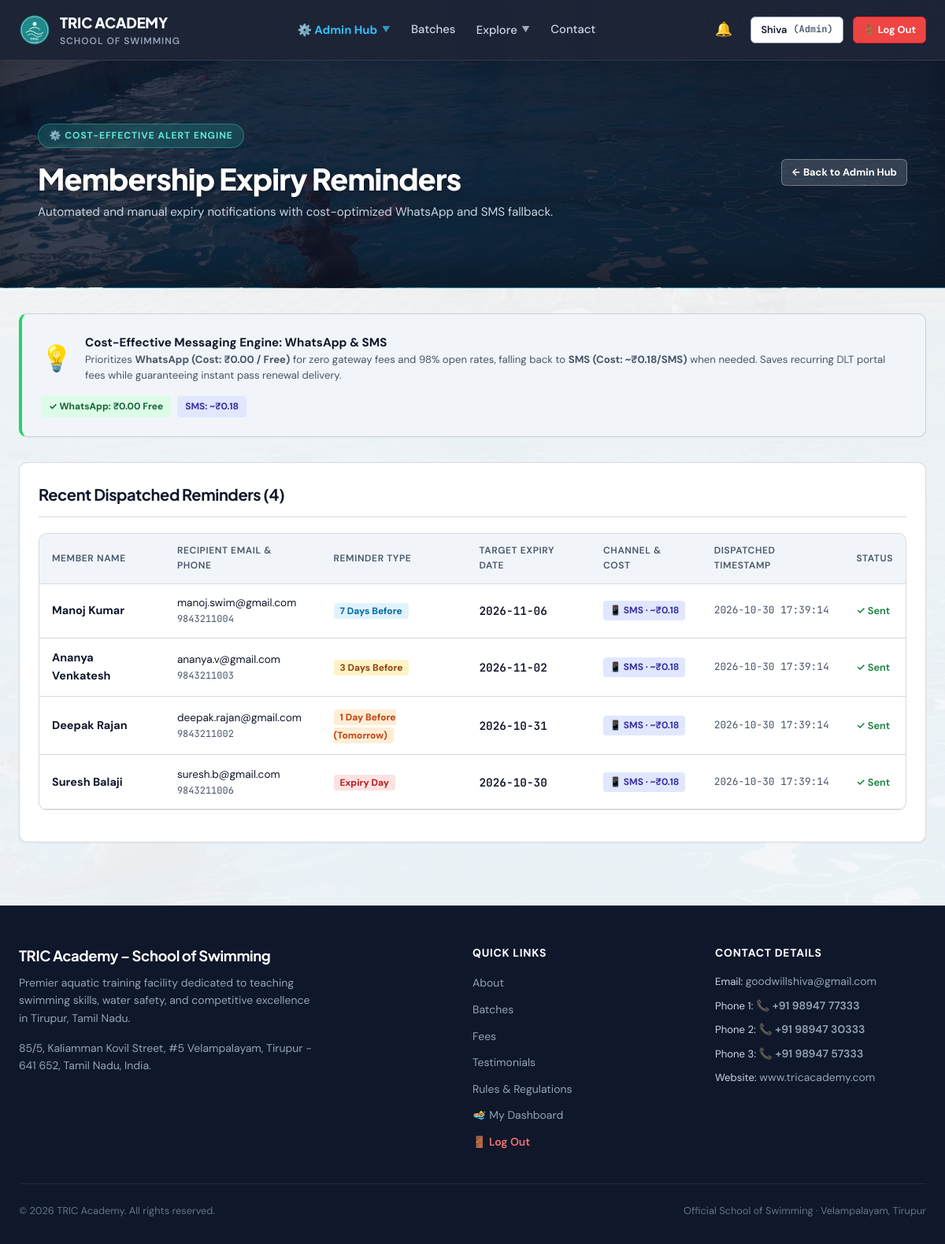
Page /admin/reminders (signed in) on the earlier database version.
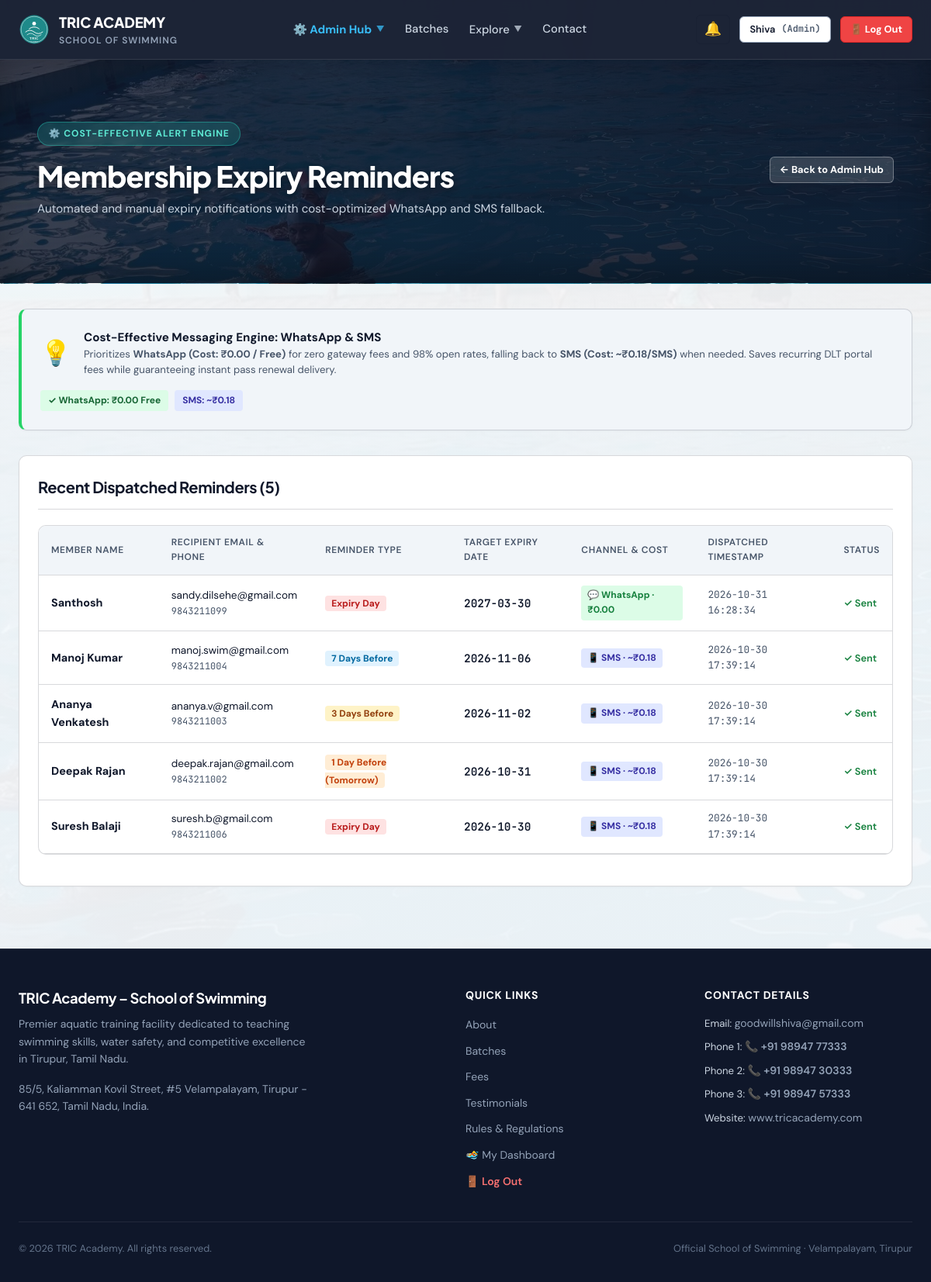
Same page on the later database version.
### tables this page shows
CREATE TABLE "reminder_logs" (
    id INTEGER PRIMARY KEY AUTOINCREMENT,
    user_id INTEGER NOT NULL,
    reminder_type TEXT CHECK(reminder_type IN ('7_day', '3_day', '1_day', 'day_of', 'manual_alert')) NOT NULL,
    target_date DATE NOT NULL,
    sent_at DATETIME DEFAULT CURRENT_TIMESTAMP,
    status TEXT DEFAULT 'sent',
    channel TEXT DEFAULT 'whatsapp',
    UNIQUE(user_id, reminder_type, target_date),
    FOREIGN KEY (user_id) REFERENCES users(id) ON DELETE CASCADE
);

CREATE TABLE "users" (
    id INTEGER PRIMARY KEY AUTOINCREMENT,
    app_no TEXT UNIQUE NOT NULL,
    role TEXT CHECK(role IN ('member', 'coach', 'admin')) NOT NULL DEFAULT 'member',
    status TEXT CHECK(status IN ('pending', 'approved', 'deactivated')) NOT NULL DEFAULT 'pending',
    name TEXT NOT NULL,
    email TEXT NOT NULL,
    phone TEXT NOT NULL,
    password_hash TEXT NOT NULL,
    dob DATE,
    age INTEGER,
    address TEXT,
    pincode TEXT,
    guardian_name TEXT,
    guardian_occupation TEXT,
    experience TEXT,
    pass_type_requested TEXT CHECK(pass_type_requested IN ('learn_to_swim', 'competition')) DEFAULT 'learn_to_swim',
    sponsored INTEGER DEFAULT 0,
    sponsor_cert_filename TEXT,
    photo_filename TEXT,
    health_declared INTEGER DEFAULT 0,
    rules_agreed INTEGER DEFAULT 0,
    signature_name TEXT,
    place TEXT,
    application_date DATE DEFAULT (DATE('now')),
    email_verified INTEGER DEFAULT 0,
    email_token TEXT,
    phone_verified INTEGER DEFAULT 0,
    mock_otp TEXT,
    reset_token TEXT,
    reset_token_expiry DATETIME,
    created_at DATETIME DEFAULT CURRENT_TIMESTAMP,
    rules_confirmed_at DATETIME,
    parent_id INTEGER REFERENCES users(id)
);

### app.py (the view)
@app.route('/admin/reminders')
@role_required(['admin'])
def admin_reminders():
    db = get_db()
    logs = db.execute(
        """
        SELECT l.*, u.name, u.email, u.phone
        FROM reminder_logs l
        JOIN users u ON l.user_id = u.id
        ORDER BY l.sent_at DESC LIMIT 50
        """
    ).fetchall()
    return render_template('admin_reminders.html', logs=logs)

### app.py (called while the page is built)
def get_db():
    if 'db' not in g:
        g.db = sqlite3.connect(DATABASE, timeout=30.0, detect_types=sqlite3.PARSE_DECLTYPES)
        g.db.row_factory = sqlite3.Row
        g.db.execute("PRAGMA busy_timeout = 30000")
        g.db.execute("PRAGMA journal_mode = WAL")
        g.db.execute("PRAGMA foreign_keys = ON")
    return g.db

def get_current_user():
    if session.get('logged_out'):
        return None
    uid = session.get('user_id')
    if not uid:
        return None
    db = get_db()
    user = db.execute(
        """
        SELECT u.*,
               m.id AS membership_id, m.plan_id, m.batch_id, m.start_date, m.end_date, m.is_active AS membership_active,
               b.name AS batch_name, b.is_competition,
               p.name AS plan_name, p.fee_amount
        FROM users u
        LEFT JOIN user_memberships m ON u.id = m.user_id AND m.is_active = 1
        LEFT JOIN batches b ON m.batch_id = b.id
        LEFT JOIN plans p ON m.plan_id = p.id
        WHERE u.id = ?
        """,
        (uid,)
    ).fetchone()
    return user

### templates/admin_reminders.html (shortened to what the changed rows need)
{% extends "base.html" %}
{% block content %}
<div class="page-hero-banner">
  <div class="container" style="max-width: 1200px;">
    <div style="display: flex; justify-content: space-between; align-items: center; flex-wrap: wrap; gap: 1.5rem;">
      <div>
        <h1 style="color: #FFFFFF; margin: 0.25rem 0 0.5rem 0; font-size: clamp(1.75rem, 3.5vw, 2.35rem);">Membership Expiry Reminders</h1>
      </div>
    </div>
  </div>
</div>
<div class="container" style="padding-top: 2rem; padding-bottom: 5rem;">
  <div class="card">
    <div class="card-header">
      <h3 class="card-title">Recent Dispatched Reminders ({{ logs|length }})</h3>
    </div>
    {% if logs %}
    <div class="table-container">
      <table class="data-table">
        <thead>
          <tr>
            <th>Member Name</th>
            <th>Recipient Email &amp; Phone</th>
            <th>Reminder Type</th>
            <th>Target Expiry Date</th>
            <th>Channel &amp; Cost</th>
            <th>Dispatched Timestamp</th>
            <th>Status</th>
          </tr>
        </thead>
        <tbody>
          {% for l in logs %}
          <tr>
            <td style="font-weight: 700;">{{ l.name }}</td>
            <td>
              <div style="font-size: 0.85rem;">{{ l.email }}</div>
              <div class="font-mono" style="font-size: 0.75rem; color: var(--text-muted);">{{ l.phone }}</div>
            </td>
            <td>
              {% if l.reminder_type == '7_day' %}
                <span style="background: #E0F2FE; color: #0369A1; font-size: 0.75rem; font-weight: 700; padding: 2px 8px; border-radius: 4px;">7 Days Before</span>
              {% elif l.reminder_type == '3_day' %}
                <span style="background: #FEF3C7; color: #92400E; font-size: 0.75rem; font-weight: 700; padding: 2px 8px; border-radius: 4px;">3 Days Before</span>
              {% elif l.reminder_type == '1_day' %}
                <span style="background: #FFEDD5; color: #C2410C; font-size: 0.75rem; font-weight: 700; padding: 2px 8px; border-radius: 4px;">1 Day Before (Tomorrow)</span>
              {% else %}
                <span style="background: #FEE2E2; color: #B91C1C; font-size: 0.75rem; font-weight: 700; padding: 2px 8px; border-radius: 4px;">Expiry Day</span>
              {% endif %}
            </td>
            <td class="font-mono" style="font-weight: 600;">{{ l.target_date }}</td>
            <td>
              {% if 'whatsapp' in l.channel %}
                <span style="background: #DCFCE7; color: #15803D; font-weight: 700; padding: 3px 8px; border-radius: 4px; font-size: 0.75rem; display: inline-flex; align-items: center; gap: 0.25rem;">
                  💬 WhatsApp · ₹0.00
                </span>
              {% elif 'sms' in l.channel %}
                <span style="background: #E0E7FF; color: #3730A3; font-weight: 700; padding: 3px 8px; border-radius: 4px; font-size: 0.75rem; display: inline-flex; align-items: center; gap: 0.25rem;">
                  📱 SMS · ~₹0.18
                </span>
              {% else %}
                <span style="background: #F1F5F9; color: #475569; font-weight: 700; padding: 3px 8px; border-radius: 4px; font-size: 0.75rem;">
                  {{ l.channel }}
                </span>
              {% endif %}
            </td>
            <td class="font-mono" style="font-size: 0.8rem; color: var(--text-muted);">{{ l.sent_at }}</td>
            <td>
              <span class="status-badge status-active">✓ {{ l.status|capitalize }}</span>
            </td>
          </tr>
          {% endfor %}
        </tbody>
      </table>
    </div>
    {% else %}
    <p style="text-align: center; color: var(--text-muted); padding: 3rem 0;">
      No reminder logs recorded yet. Click "Run Reminders Now" above to trigger a test check against seeded expiry dates.
    </p>
    {% endif %}
  </div>
</div>
{% endblock %}

Differences in the rows shown:
added reminder_logs: name "Santhosh", email "sandy.dilsehe@gmail.com", phone "9843211099", reminder_type "Expiry Day", target_date "2027-03-30", channel "💬 WhatsApp · ₹0.00", sent_at "2026-10-31 16:28:34", status "Sent"
Other differences:
{{ logs|length }}: "4" → "5"
